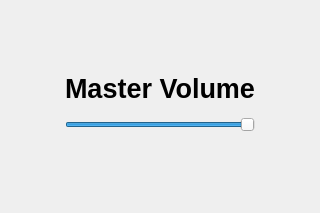
<?xml version="1.0" encoding="UTF-8"?>
<ui version="4.0">
 <class>Volume</class>
 <widget class="QWidget" name="Volume">
  <property name="geometry">
   <rect>
    <x>0</x>
    <y>0</y>
    <width>320</width>
    <height>213</height>
   </rect>
  </property>
  <property name="minimumSize">
   <size>
    <width>320</width>
    <height>213</height>
   </size>
  </property>
  <property name="maximumSize">
   <size>
    <width>320</width>
    <height>213</height>
   </size>
  </property>
  <property name="windowTitle">
   <string>Form</string>
  </property>
  <layout class="QGridLayout" name="gridLayout">
   <item row="0" column="1">
    <layout class="QVBoxLayout" name="verticalLayout_2">
     <item>
      <spacer name="verticalSpacer_3">
       <property name="orientation">
        <enum>Qt::Vertical</enum>
       </property>
       <property name="sizeType">
        <enum>QSizePolicy::MinimumExpanding</enum>
       </property>
       <property name="sizeHint" stdset="0">
        <size>
         <width>20</width>
         <height>40</height>
        </size>
       </property>
      </spacer>
     </item>
     <item>
      <widget class="QLabel" name="ui_volumeLabel">
       <property name="font">
        <font>
         <family>Liberation Sans</family>
         <pointsize>20</pointsize>
         <weight>75</weight>
         <bold>true</bold>
        </font>
       </property>
       <property name="text">
        <string>Master Volume</string>
       </property>
       <property name="alignment">
        <set>Qt::AlignCenter</set>
       </property>
      </widget>
     </item>
     <item>
      <widget class="QSlider" name="ui_volume">
       <property name="minimumSize">
        <size>
         <width>150</width>
         <height>30</height>
        </size>
       </property>
       <property name="maximumSize">
        <size>
         <width>200</width>
         <height>40</height>
        </size>
       </property>
       <property name="minimum">
        <number>0</number>
       </property>
       <property name="maximum">
        <number>100</number>
       </property>
       <property name="pageStep">
        <number>10</number>
       </property>
       <property name="value">
        <number>100</number>
       </property>
       <property name="orientation">
        <enum>Qt::Horizontal</enum>
       </property>
      </widget>
     </item>
     <item>
      <spacer name="verticalSpacer_2">
       <property name="orientation">
        <enum>Qt::Vertical</enum>
       </property>
       <property name="sizeType">
        <enum>QSizePolicy::Expanding</enum>
       </property>
       <property name="sizeHint" stdset="0">
        <size>
         <width>15</width>
         <height>20</height>
        </size>
       </property>
      </spacer>
     </item>
    </layout>
   </item>
   <item row="0" column="0">
    <spacer name="horizontalSpacer">
     <property name="orientation">
      <enum>Qt::Horizontal</enum>
     </property>
     <property name="sizeHint" stdset="0">
      <size>
       <width>40</width>
       <height>20</height>
      </size>
     </property>
    </spacer>
   </item>
   <item row="0" column="2">
    <spacer name="horizontalSpacer_2">
     <property name="orientation">
      <enum>Qt::Horizontal</enum>
     </property>
     <property name="sizeHint" stdset="0">
      <size>
       <width>40</width>
       <height>20</height>
      </size>
     </property>
    </spacer>
   </item>
  </layout>
 </widget>
 <resources/>
 <connections/>
</ui>
